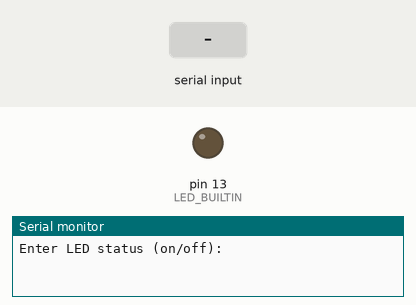
Bench run of a sketch on a simulated Arduino Uno, built with avr-gcc and run on an emulated ATmega328P. Parts: output pins drawn as LEDs (lit = HIGH), the last lines printed to the serial monitor. Inputs (shaded band) come from the test bench.

Above: at 3.0 s.
3.1 s: "on\n" received over Serial
4.7 s: "90,45\n" received over Serial
At 5.4 s:
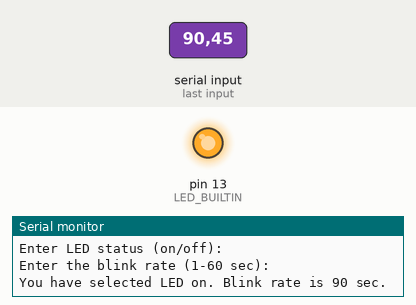
Timing chart, 0 to 30.7 s (numbered marks = the images above; inputs shaded):
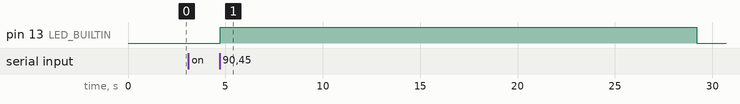

The sketch:

Exercise1.ino
```cpp
void blink(int);

void setup() {
  // put your setup code here, to run once:
  pinMode(LED_BUILTIN, OUTPUT);

  Serial.begin(9600);
}

void loop() {
  // put your main code here, to run repeatedly:
  String inputOn;

  delay(2000);
  Serial.println("Enter LED status (on/off):");


  while (Serial.available() == 0) {
    delay(100);
  }

  inputOn = Serial.readStringUntil('\n');

  if (inputOn == "on") {
    int blinkRate;

    Serial.println("Enter the blink rate (1-60 sec):");
    Serial.flush();

    while (Serial.available() == 0) {
      delay(100);
    }

    blinkRate = Serial.readStringUntil('\n').toInt();
    Serial.println("You have selected LED on. Blink rate is " + String(blinkRate) + " sec." );
    blink(blinkRate * 1000);
  } else {
        Serial.println("You have selected LED off." );
  }
}

void blink(int interval) {
  while (true) {
    digitalWrite(LED_BUILTIN, HIGH);
    delay(interval);
    digitalWrite(LED_BUILTIN, LOW);
    delay(interval);
  }
}
```

Measured:
- after the input at 4.7 s, pin 13 (LED_BUILTIN): LOW → HIGH at once, → LOW 24.5 s later
